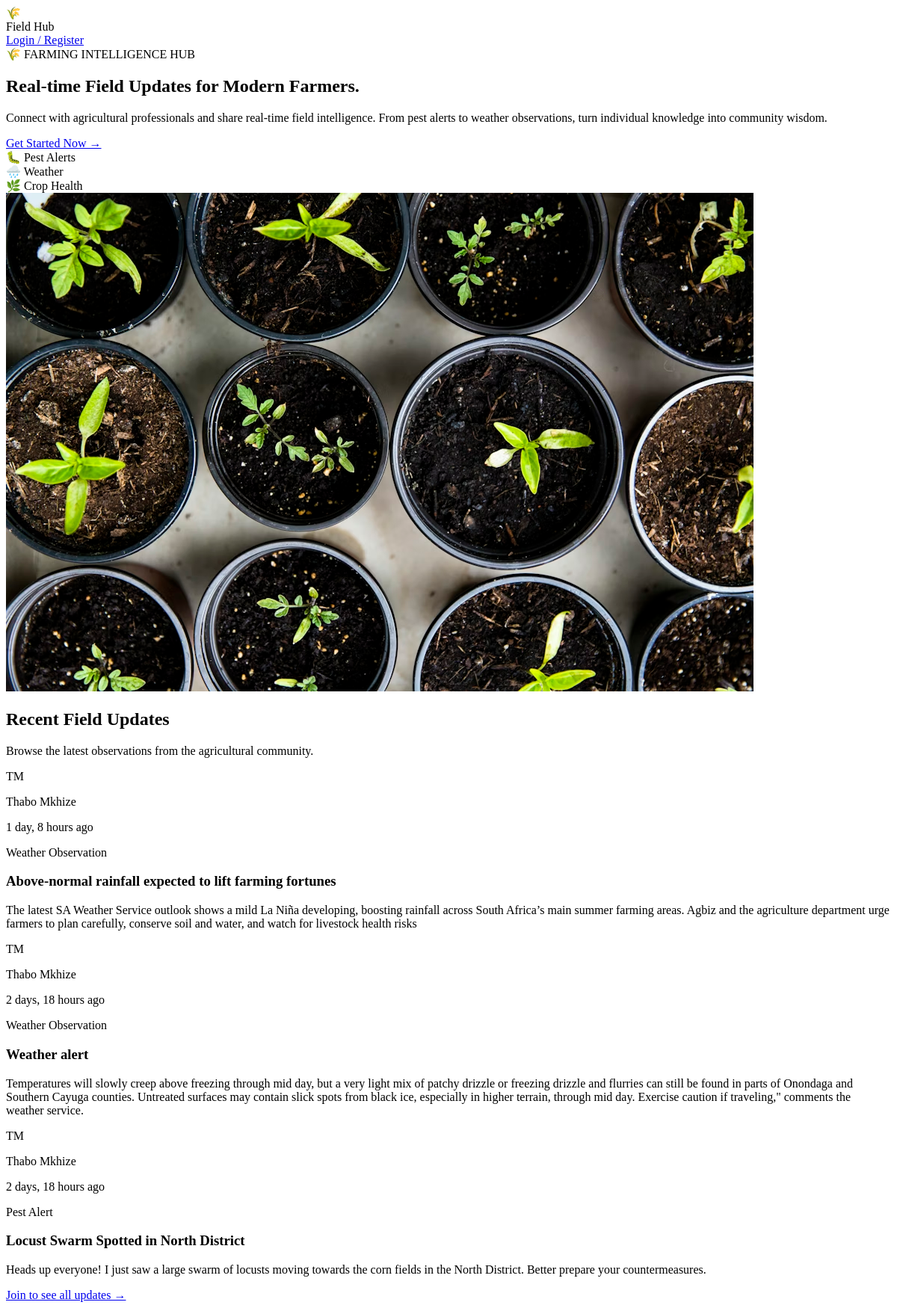
Before: / with the older database file.
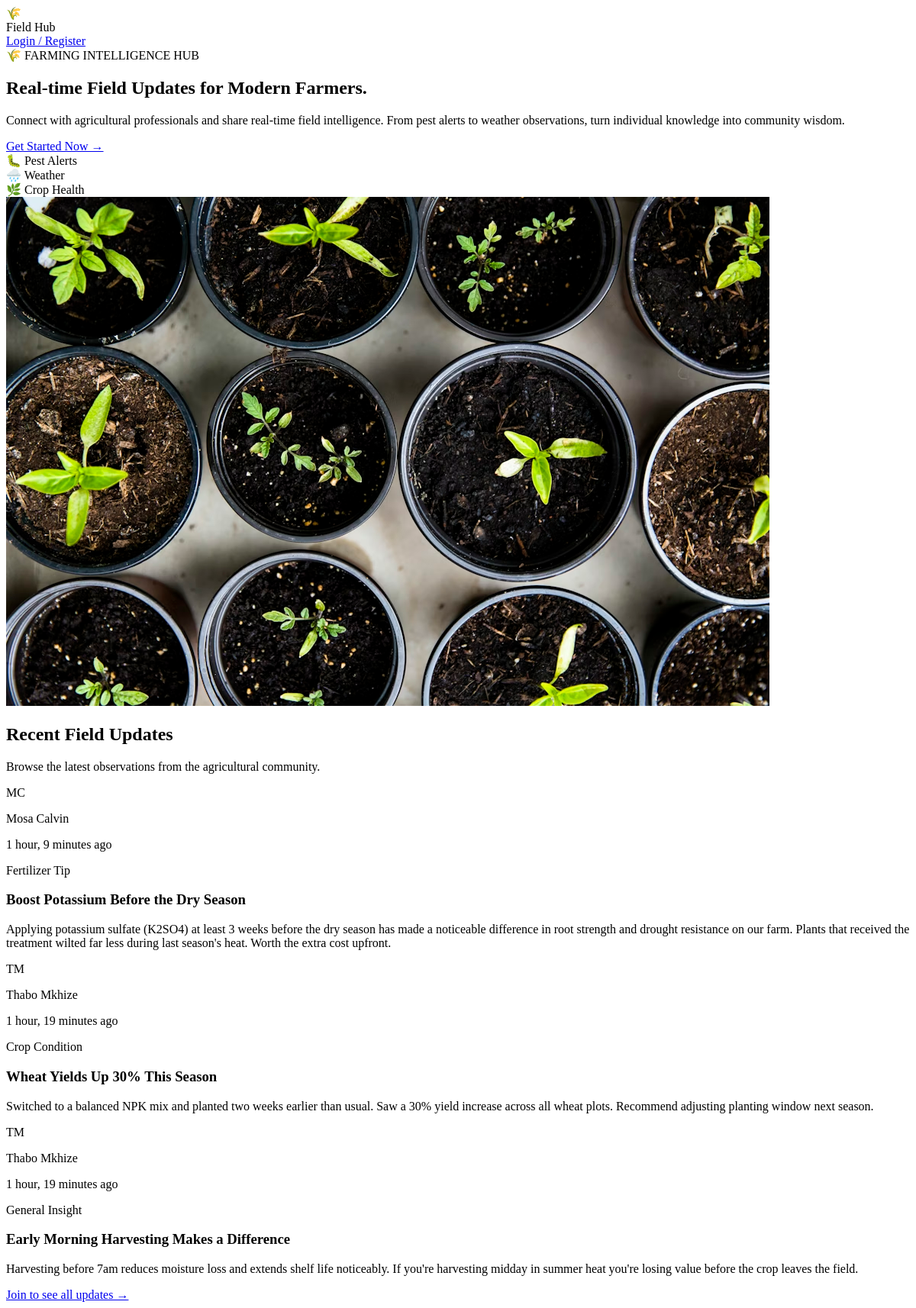
After: the same page with the newer database file.
### core/models.py (models this page shows, shortened)
class FieldUpdate(models.Model):
    CATEGORY_CHOICES = [
        ('pest_alert', 'Pest Alert'),
        ('weather', 'Weather Observation'),
        ('crop_condition', 'Crop Condition'),
        ('fertilizer', 'Fertilizer Tip'),
        ('general', 'General Insight'),
    ]
    author = models.ForeignKey(
        User,
        on_delete=models.CASCADE,
        related_name='field_updates'
    )
    title = models.CharField(max_length=200)
    message = models.TextField()
    category = models.CharField(
        max_length=20,
        choices=CATEGORY_CHOICES
    )
    image = models.ImageField(
        upload_to='post_images/',
        blank=True,
        null=True
    )
    created_at = models.DateTimeField(auto_now_add=True)

### core/views.py (the view)
# urls.py: path('', views.landing, name='landing'),
def landing(request):
    if request.user.is_authenticated:
        return redirect('feed')
    posts = FieldUpdate.objects.all().order_by('-created_at')[:3]
    return render(request, 'landing.html', {'posts': posts})

### core/templates/landing.html (shortened to what this page needs)
{% extends 'base_auth.html' %}
{% block content %}
<nav class="sticky top-0 z-50 bg-white/50 backdrop-blur-md border-b border-gray-200 px-8 py-4">
  <div class="max-w-6xl mx-auto flex items-center justify-between">
    <div class="flex items-center gap-2">
      <div class="w-8 h-8 bg-green-500 rounded-lg flex items-center justify-center text-white font-bold text-sm">🌾</div>
      <span class="font-bold text-gray-800">Field <span class="text-green-600">Hub</span></span>
    </div>
    <a href="{% url 'login' %}" class="px-5 py-2 bg-green-600 hover:bg-green-500 text-white text-sm font-semibold rounded-lg transition">
      Login / Register
    </a>
  </div>
</nav>
<section class="max-w-6xl mx-auto px-8 py-16 flex items-center gap-12">
  <div class="flex-1">
    <span class="inline-flex items-center gap-2 text-xs font-semibold text-green-700 bg-green-50 border border-green-200 px-3 py-1 rounded-full mb-6">
      🌾 FARMING INTELLIGENCE HUB
    </span>
    <h1 class="text-5xl font-black text-gray-900 leading-tight mb-4">
      Real-time <span class="text-green-600 italic">Field Updates</span> for Modern Farmers.
    </h1>
    <p class="text-gray-500 text-lg mb-8">
      Connect with agricultural professionals and share real-time field intelligence. From pest alerts to weather observations, turn individual knowledge into community wisdom.
    </p>
    <a href="{% url 'register' %}" class="inline-flex items-center gap-2 bg-green-600 hover:bg-green-500 text-white font-semibold px-6 py-3 rounded-lg transition">
      Get Started Now →
    </a>
    <div class="flex gap-8 mt-10">
      <div class="flex items-center gap-2 text-sm text-gray-600">🐛 <span>Pest Alerts</span></div>
      <div class="flex items-center gap-2 text-sm text-gray-600">🌧️ <span>Weather</span></div>
      <div class="flex items-center gap-2 text-sm text-gray-600">🌿 <span>Crop Health</span></div>
    </div>
  </div>
  <div class="flex-1 hidden md:block">
    <div class="flex-1 hidden md:block">
      <img src="{% load static %}{% static 'src/hero.jpg' %}"
        alt="Field" class="w-full h-96 object-cover rounded-2xl shadow-lg"/>
    </div>
  </div>
</section>
<section class="max-w-6xl mx-auto px-8 pb-16">
  <div class="text-center mb-6">
    <h2 class="text-2xl font-bold text-gray-800 mb-2">Recent Field Updates</h2>
    <p class="text-gray-500 text-sm">Browse the latest observations from the agricultural community.</p>
  </div>
  <div class="flex flex-col gap-4 max-w-2xl mx-auto">
    {% for post in posts %}
    <div class="bg-white border border-gray-200 rounded-xl p-5 shadow-sm">
      <div class="flex items-center justify-between mb-3">
        <div class="flex items-center gap-2">
          <div class="w-8 h-8 bg-green-600 rounded-full flex items-center justify-center text-white text-xs font-bold">
            {{ post.author.first_name|first|upper }}{{ post.author.last_name|first|upper }}
          </div>
          <div>
            <p class="text-sm font-semibold text-gray-800">{{ post.author.get_full_name }}</p>
            <p class="text-xs text-gray-400">{{ post.created_at|timesince }} ago</p>
          </div>
        </div>
        <span class="text-xs px-2 py-1 rounded-full bg-green-50 text-green-700 border border-green-200">
          {{ post.get_category_display }}
        </span>
      </div>
      <h3 class="font-bold text-green-700 mb-2">{{ post.title }}</h3>
      <p class="text-sm text-gray-500">{{ post.message }}</p>
    </div>
    {% endfor %}
  </div>
  <div class="text-center mt-8">
    <a href="{% url 'register' %}" class="inline-flex items-center gap-2 bg-green-600 hover:bg-green-500 text-white font-semibold px-6 py-3 rounded-lg transition text-sm">
      Join to see all updates →
    </a>
  </div>
</section>
{% endblock %}

### core/templates/base_auth.html (shortened to what this page needs)
{% load django_vite %}
{% load static %}
<!DOCTYPE html>
<html lang="en">
<head>
</head>
<body class="bg-gray-50">
  {% block content %}{% endblock %}
</body>
</html>

Changed rows visible on the page:
removed FieldUpdate: author.first_name|first "T", author.last_name|first "M", author.get_full_name "Thabo Mkhize", created_at "1 day, 8 hours", category "Weather Observation", title "Above-normal rainfall expected to lift farming fortunes", message "The latest SA Weather Service outlook shows a mild La Niña developing, boosting rainfall across South Africa’s main summer farming areas. Agbiz and the agriculture department urge farmers to plan carefully, conserve soil and water, and watch for livestock health risks"
removed FieldUpdate: author.first_name|first "T", author.last_name|first "M", author.get_full_name "Thabo Mkhize", created_at "2 days, 18 hours", category "Weather Observation", title "Weather alert", message "Temperatures will slowly creep above freezing through mid day, but a very light mix of patchy drizzle or freezing drizzle and flurries can still be found in parts of Onondaga and Southern Cayuga counties. Untreated surfaces may contain slick spots from black ice, especially in higher terrain, through mid day. Exercise caution if traveling,\" comments the weather service."
removed FieldUpdate: author.first_name|first "T", author.last_name|first "M", author.get_full_name "Thabo Mkhize", created_at "2 days, 18 hours", category "Pest Alert", title "Locust Swarm Spotted in North District", message "Heads up everyone! I just saw a large swarm of locusts moving towards the corn fields in the North District. Better prepare your countermeasures."
added FieldUpdate: author.first_name|first "M", author.last_name|first "C", author.get_full_name "Mosa Calvin", created_at "1 hour, 9 minutes", category "Fertilizer Tip", title "Boost Potassium Before the Dry Season", message "Applying potassium sulfate (K2SO4) at least 3 weeks before the dry season has made a noticeable difference in root strength and drought resistance on our farm. Plants that received the treatment wilted far less during last season's heat. Worth the extra cost upfront."
added FieldUpdate: author.first_name|first "T", author.last_name|first "M", author.get_full_name "Thabo Mkhize", created_at "1 hour, 19 minutes", category "Crop Condition", title "Wheat Yields Up 30% This Season", message "Switched to a balanced NPK mix and planted two weeks earlier than usual. Saw a 30% yield increase across all wheat plots. Recommend adjusting planting window next season."
now on this page (row edited): FieldUpdate: author.first_name|first "T", author.last_name|first "M", author.get_full_name "Thabo Mkhize", created_at "1 hour, 19 minutes", category "General Insight", title "Early Morning Harvesting Makes a Difference", message "Harvesting before 7am reduces moisture loss and extends shelf life noticeably. If you're harvesting midday in summer heat you're losing value before the crop leaves the field."
